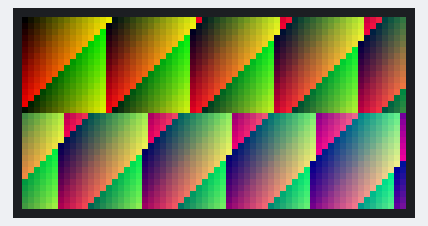
A sketch run on a simulated Arduino Uno, built with avr-gcc and run on an emulated ATmega328P. Shown: 64×32 colour display.

Above: at 0.2 s.

The sketch:

testcolors_32x64.ino
```cpp
/* Derived from Adafruit RGB_matrix_Panel library */

#include <Adafruit_GFX.h>   // Core graphics library
#include <P3RGB64x32MatrixPanel.h>

// constructor with default pin wiring

// use this constructor for custom pin wiring instead of the default above
// these pins are an example, you may modify this according to your needs
  P3RGB64x32MatrixPanel matrix(25, 26, 27, 21, 22, 0, 15, 32, 33, 12, 5, 23, 4);

void setup() {
  matrix.begin();
  uint8_t r=0, g=0, b=0;

  // Draw top half
  for(uint8_t x=0; x<64; x++) {
    for(uint8_t y=0; y<16; y++) {
      matrix.drawPixel(x, y, matrix.color444(r, g, b));
      r++;
      if(r == 15) {
        r = 0;
        g++;
        if(g == 15) {
          g = 0;
          b++;
        }
      }
    }
  }

  // Draw bottom half
  for(uint8_t x=0; x<64; x++) {
    for(uint8_t y=16; y<32; y++) {
      matrix.drawPixel(x, y, matrix.color444(r, g, b));
      r++;
      if(r == 15) {
        r = 0;
        g++;
        if(g == 15) {
          g = 0;
          b++;
        }
      }
    }
  }
}

void loop() {
  // Do nothing -- image doesn't change
}
```
